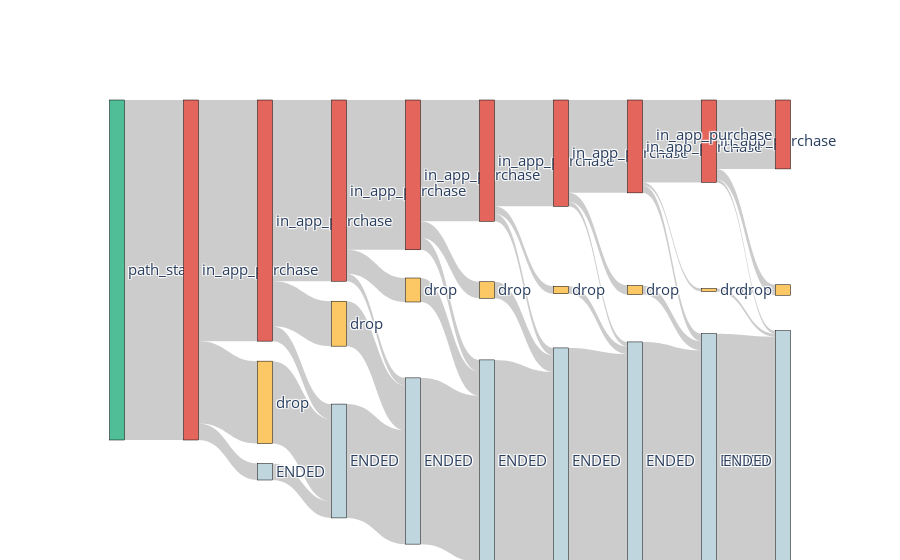

The notebook cell this image was saved under:
### Code cell
Eventstream(resource_stream).step_sankey(
    max_steps=10,
    show_plot=True,
)

### Figure 1 — Plotly figure (JSON) as saved in the notebook; plotly's stock layout.template omitted (floating-point values rounded to 4 significant figures)
{"data": [{"arrangement": "snap", "link": {"hovertemplate": "%{value} unique users went from %{source.label} to %{target.label}.<br /><br />It took them %{label} in average.<extra></extra>", "label": ["0 days 00:00:00", "0 days 00:01:59", "0 days 00:04:04", "0 days 00:00:00", "0 days 00:02:01", "0 days 00:02:54", "0 days 00:00:00", "0 days 00:00:00", "0 days 00:00:00", "0 days 00:01:44", "0 days 00:04:57", "0 days 00:00:00", "0 days 00:00:00", "0 days 00:00:00", "0 days 00:01:44", "0 days 00:02:22", "0 days 00:00:00", "0 days 00:00:00", "0 days 00:00:00", "0 days 00:01:40", "0 days 00:00:00", "0 days 00:03:57", "0 days 00:00:00", "0 days 00:00:00", "0 days 00:01:08", "0 days 00:02:35", "0 days 00:00:00", "0 days 00:00:00", "0 days 00:00:00", "0 days 00:00:51", "0 days 00:00:00", "0 days 00:04:53", "0 days 00:00:00", "0 days 00:00:00", "0 days 00:01:01", "0 days 00:02:32", "0 days 00:00:00", "0 days 00:00:00", "0 days 00:00:00"], "source": [0, 1, 1, 1, 2, 2, 2, 3, 4, 5, 5, 5, 6, 7, 8, 8, 8, 9, 10, 11, 11, 11, 12, 13, 14, 14, 14, 15, 16, 17, 17, 17, 18, 19, 20, 20, 20, 21, 22], "target": [1, 2, 3, 4, 5, 6, 7, 7, 7, 8, 9, 10, 10, 10, 11, 12, 13, 13, 13, 14, 16, 15, 16, 16, 17, 18, 19, 19, 19, 20, 22, 21, 22, 22, 23, 24, 25, 25, 25], "value": [227, 161, 55, 11, 121, 30, 10, 55, 11, 100, 16, 5, 30, 76, 81, 11, 8, 16, 111, 71, 5, 5, 11, 135, 62, 6, 3, 5, 151, 55, 5, 2, 6, 159, 46, 7, 2, 2, 170]}, "node": {"color": ["rgb(80, 190, 151)", "rgb(228, 101, 92)", "rgb(228, 101, 92)", "rgb(252, 200, 101)", "rgb(191, 214, 222)", "rgb(228, 101, 92)", "rgb(252, 200, 101)", "rgb(191, 214, 222)", "rgb(228, 101, 92)", "rgb(252, 200, 101)", "rgb(191, 214, 222)", "rgb(228, 101, 92)", "rgb(252, 200, 101)", "rgb(191, 214, 222)", "rgb(228, 101, 92)", "rgb(252, 200, 101)", "rgb(191, 214, 222)", "rgb(228, 101, 92)", "rgb(252, 200, 101)", "rgb(191, 214, 222)", "rgb(228, 101, 92)", "rgb(252, 200, 101)", "rgb(191, 214, 222)", "rgb(228, 101, 92)", "rgb(252, 200, 101)", "rgb(191, 214, 222)"], "customdata": [100.0, 100.0, 70.93, 24.23, 4.85, 53.3, 13.22, 33.48, 44.05, 7.05, 48.9, 35.68, 4.85, 59.47, 31.28, 2.2, 66.52, 27.31, 2.64, 70.04, 24.23, 0.88, 74.89, 20.26, 3.08, 76.65], "hovertemplate": "Total unique users: %{value} (%{customdata}% of total)<extra></extra>", "label": ["path_start", "in_app_purchase", "in_app_purchase", "drop", "ENDED", "in_app_purchase", "drop", "ENDED", "in_app_purchase", "drop", "ENDED", "in_app_purchase", "drop", "ENDED", "in_app_purchase", "drop", "ENDED", "in_app_purchase", "drop", "ENDED", "in_app_purchase", "drop", "ENDED", "in_app_purchase", "drop", "ENDED"], "line": {"color": "black", "width": 0.5}, "pad": 20, "thickness": 15, "x": [0.05, 0.15, 0.25, 0.25, 0.25, 0.35, 0.35, 0.35, 0.45, 0.45, 0.45, 0.55, 0.55, 0.55, 0.65, 0.65, 0.65, 0.75, 0.75, 0.75, 0.85, 0.85, 0.85, 0.95, 0.95, 0.95], "y": [0.05, 0.05, 0.05, 0.5, 0.95, 0.05, 0.5, 0.95, 0.05, 0.5, 0.95, 0.05, 0.5, 0.95, 0.05, 0.5, 0.95, 0.05, 0.5, 0.95, 0.05, 0.5, 0.95, 0.05, 0.5, 0.95]}, "type": "sankey"}], "layout": {"font": {"size": 15}, "plot_bgcolor": "white", "autosize": true}}
